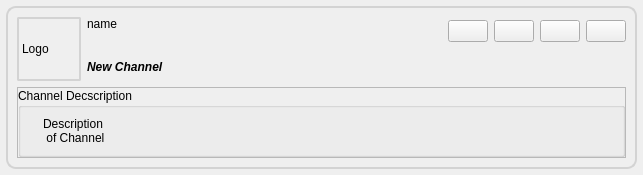
<?xml version="1.0" encoding="UTF-8"?>
<ui version="4.0">
 <class>ChanNewItem</class>
 <widget class="QWidget" name="ChanNewItem">
  <property name="geometry">
   <rect>
    <x>0</x>
    <y>0</y>
    <width>643</width>
    <height>173</height>
   </rect>
  </property>
  <property name="windowTitle">
   <string notr="true"/>
  </property>
  <layout class="QGridLayout">
   <property name="margin">
    <number>6</number>
   </property>
   <item row="0" column="0">
    <widget class="QFrame" name="frame">
     <property name="sizePolicy">
      <sizepolicy hsizetype="Expanding" vsizetype="Preferred">
       <horstretch>0</horstretch>
       <verstretch>0</verstretch>
      </sizepolicy>
     </property>
     <property name="styleSheet">
      <string notr="true">QFrame#frame{border: 2px solid #D3D3D3; 
background-color: qlineargradient(x1:0, y1:0, x2:0, y2:1, 
stop:0 #FFFFFF, stop:1 #F2F2F2);;
border-radius: 10px;}</string>
     </property>
     <property name="frameShape">
      <enum>QFrame::StyledPanel</enum>
     </property>
     <property name="frameShadow">
      <enum>QFrame::Raised</enum>
     </property>
     <layout class="QGridLayout" name="gridLayout_2">
      <item row="0" column="0" rowspan="2">
       <layout class="QGridLayout" name="gridLayout">
        <item row="0" column="0" rowspan="2">
         <widget class="QLabel" name="logo_label">
          <property name="minimumSize">
           <size>
            <width>64</width>
            <height>64</height>
           </size>
          </property>
          <property name="maximumSize">
           <size>
            <width>64</width>
            <height>64</height>
           </size>
          </property>
          <property name="styleSheet">
           <string notr="true">QLabel{border: 2px solid #D3D3D3; 

border-radius: 2px;}</string>
          </property>
          <property name="text">
           <string notr="true">Logo</string>
          </property>
          <property name="scaledContents">
           <bool>true</bool>
          </property>
         </widget>
        </item>
        <item row="0" column="1">
         <widget class="QLabel" name="nameLabel">
          <property name="text">
           <string notr="true">name</string>
          </property>
          <property name="alignment">
           <set>Qt::AlignLeading|Qt::AlignLeft|Qt::AlignTop</set>
          </property>
         </widget>
        </item>
        <item row="1" column="1">
         <widget class="QLabel" name="titleLabel">
          <property name="sizePolicy">
           <sizepolicy hsizetype="Minimum" vsizetype="Minimum">
            <horstretch>0</horstretch>
            <verstretch>0</verstretch>
           </sizepolicy>
          </property>
          <property name="font">
           <font>
            <weight>75</weight>
            <italic>true</italic>
            <bold>true</bold>
           </font>
          </property>
          <property name="text">
           <string notr="true">New Channel</string>
          </property>
         </widget>
        </item>
       </layout>
      </item>
      <item row="0" column="1">
       <layout class="QHBoxLayout" name="horizontalLayout">
        <item>
         <spacer>
          <property name="orientation">
           <enum>Qt::Horizontal</enum>
          </property>
          <property name="sizeType">
           <enum>QSizePolicy::Expanding</enum>
          </property>
          <property name="sizeHint" stdset="0">
           <size>
            <width>338</width>
            <height>28</height>
           </size>
          </property>
         </spacer>
        </item>
        <item>
         <widget class="QPushButton" name="gotoButton">
          <property name="sizePolicy">
           <sizepolicy hsizetype="Fixed" vsizetype="Fixed">
            <horstretch>0</horstretch>
            <verstretch>0</verstretch>
           </sizepolicy>
          </property>
          <property name="toolTip">
           <string>Go to Channel</string>
          </property>
          <property name="text">
           <string/>
          </property>
          <property name="icon">
           <iconset resource="../images.qrc">
            <normaloff>:/images/find-16.png</normaloff>:/images/find-16.png</iconset>
          </property>
         </widget>
        </item>
        <item>
         <widget class="QPushButton" name="subscribeButton">
          <property name="sizePolicy">
           <sizepolicy hsizetype="Fixed" vsizetype="Fixed">
            <horstretch>0</horstretch>
            <verstretch>0</verstretch>
           </sizepolicy>
          </property>
          <property name="toolTip">
           <string>Subscribe to Channel</string>
          </property>
          <property name="text">
           <string/>
          </property>
          <property name="icon">
           <iconset resource="../images.qrc">
            <normaloff>:/images/directoryadd_24x24_shadow.png</normaloff>:/images/directoryadd_24x24_shadow.png</iconset>
          </property>
         </widget>
        </item>
        <item>
         <widget class="QPushButton" name="expandButton">
          <property name="sizePolicy">
           <sizepolicy hsizetype="Fixed" vsizetype="Fixed">
            <horstretch>0</horstretch>
            <verstretch>0</verstretch>
           </sizepolicy>
          </property>
          <property name="toolTip">
           <string>Expand</string>
          </property>
          <property name="text">
           <string/>
          </property>
          <property name="icon">
           <iconset resource="../images.qrc">
            <normaloff>:/images/edit_add24.png</normaloff>:/images/edit_add24.png</iconset>
          </property>
         </widget>
        </item>
        <item>
         <widget class="QPushButton" name="clearButton">
          <property name="sizePolicy">
           <sizepolicy hsizetype="Fixed" vsizetype="Fixed">
            <horstretch>0</horstretch>
            <verstretch>0</verstretch>
           </sizepolicy>
          </property>
          <property name="toolTip">
           <string>Remove Item</string>
          </property>
          <property name="text">
           <string/>
          </property>
          <property name="icon">
           <iconset resource="../images.qrc">
            <normaloff>:/images/close_normal.png</normaloff>:/images/close_normal.png</iconset>
          </property>
         </widget>
        </item>
       </layout>
      </item>
      <item row="1" column="1">
       <spacer name="horizontalSpacer">
        <property name="orientation">
         <enum>Qt::Horizontal</enum>
        </property>
        <property name="sizeHint" stdset="0">
         <size>
          <width>455</width>
          <height>20</height>
         </size>
        </property>
       </spacer>
      </item>
      <item row="2" column="0" colspan="2">
       <widget class="QFrame" name="expandFrame">
        <property name="frameShape">
         <enum>QFrame::StyledPanel</enum>
        </property>
        <property name="frameShadow">
         <enum>QFrame::Raised</enum>
        </property>
        <layout class="QVBoxLayout">
         <property name="spacing">
          <number>0</number>
         </property>
         <property name="margin">
          <number>0</number>
         </property>
         <item>
          <widget class="QGroupBox" name="groupBox">
           <property name="title">
            <string>Channel Decscription</string>
           </property>
           <layout class="QGridLayout" name="gridLayout_5">
            <item row="0" column="0">
             <widget class="QLabel" name="iconLabel">
              <property name="text">
               <string/>
              </property>
              <property name="pixmap">
               <pixmap resource="../images.qrc">:/images/contacts24.png</pixmap>
              </property>
             </widget>
            </item>
            <item row="0" column="1">
             <widget class="QLabel" name="descLabel">
              <property name="sizePolicy">
               <sizepolicy hsizetype="MinimumExpanding" vsizetype="Preferred">
                <horstretch>0</horstretch>
                <verstretch>0</verstretch>
               </sizepolicy>
              </property>
              <property name="text">
               <string notr="true">Description 
 of Channel</string>
              </property>
             </widget>
            </item>
           </layout>
          </widget>
         </item>
        </layout>
       </widget>
      </item>
      <item row="3" column="0" colspan="2">
       <spacer name="verticalSpacer">
        <property name="orientation">
         <enum>Qt::Vertical</enum>
        </property>
        <property name="sizeHint" stdset="0">
         <size>
          <width>20</width>
          <height>10</height>
         </size>
        </property>
       </spacer>
      </item>
     </layout>
    </widget>
   </item>
  </layout>
 </widget>
 <resources>
  <include location="../images.qrc"/>
 </resources>
 <connections/>
</ui>
